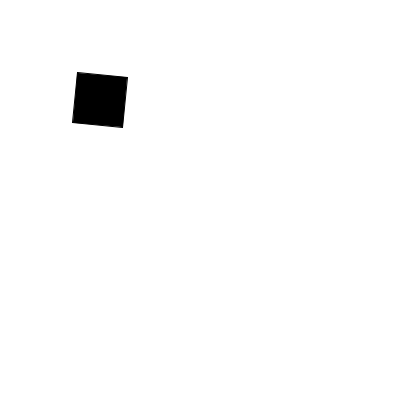
Frame 1 (no input)
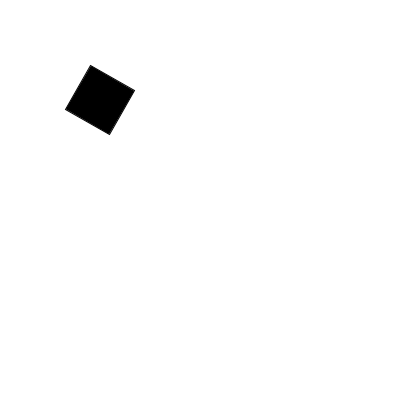
Frame 60 (the mouse pressed at the canvas centre just before this capture)
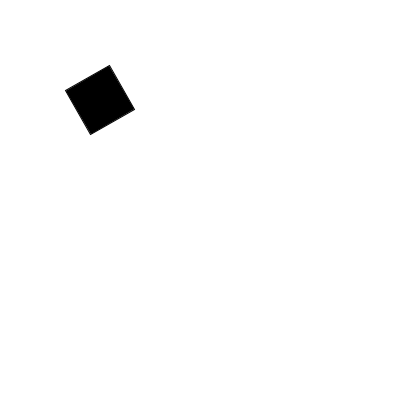
Frame 120 (the mouse held since frame 60 and released just before this capture)

The Processing sketch that drew these frames (run headless with seeded random() and noise(); from frame 60 on, the mouse is pressed at the canvas centre):

// Processing sketch: rotatedRectangle
// ── rotatedRectangle.pde
float theta;

void setup() {
  size(400, 400);
  theta = 0;
}

void draw() {
  background(255);
  
  //theta = mouseX;
  theta += 5;
  
  translate(100, 100);
  rotate( radians(theta) );
  fill(0);
  rectMode(CENTER);
  rect(0, 0, 50, 50);
}
